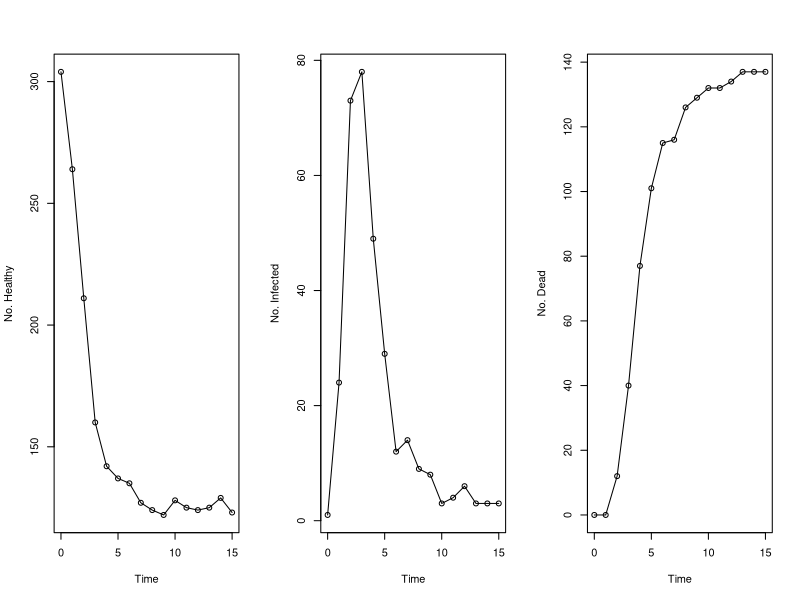

Recreate this plot in R.
# libs ------------------------------------------------------

# genotype frequencies & variables------------------------------------------------------
	##the PrP genotypes are noted as below:
	##1. arr/arr 2. arr/arq 3. arr/arh 4. arr/ahq 5. arq/arq
	##6. arq/ahq 7. arq/arh 8. ahq/ahq 9. ahq/arh 10. arh/arh
	##11. arr/vrq 12. arq/vrq 13. ahq/vrq 14. arh/vrq 15. vrq/vrq

	#breed genotype frequencies: ARR/ARR=0.066, ARR/ARQ = 0.066 etc...
	Equal = c(0.066,0.066,0.066,0.066,0.066,0.066,0.066,0.066,0.066,0.066,0.066,0.066,0.066,0.066,0.066)
	Hu = c(0.022,0.391,0.029,0,0.348,0.015,0.159,0,0,0.029,0,0.007,0,0,0)
	Chios = c(0,0.162,0,0,0.667,0.172,0,0,0,0,0,0,0,0,0)
	Texel = c(0.541,0.193,0.169,0.012,0.02,0.006,0.026,0.001,0.007,0.009,0.01,0.004,0,0.004,0)
	Latxa = c(0.051,0.336,0.006,0.004,0.517,0.01,0.038,0,0.002,0,0.008,0.023,0,0.004,0.002)
	Leccesse = c(0.119,0.371,0.004,0.033,0.365,0.072,0.016,0.016,0,0,0.004,0,0,0,0)
	Finsheep = c(0.013,0.161,0.004,0,0.70,0.004,0.008,0,0,0,0,0.104,0,0,0.004)
	BHS = c(0.653,0,0,0,0.347,0,0,0,0,0,0,0,0,0,0)
	Kamieniecka = c(0.353,0.333,0.157,0,0.029,0,0.01,0,0,0.01,0.069,0.029,0,0.01,0)
	Skopelos = c(0.105,0.158,0,0.158,0.053,0.2105,0,0.2105,0,0,0,0,0.105,0,0)
	Kivircik = c(0.093,0.407,0,0.029,0.329,0.093,0,0.014,0,0,0.007,0.014,0.007,0,0.007)
	Djallonke = c(0,0,0,0,0.86,0.12,0,0.02,0,0,0,0,0,0,0)
	Ivesi = c(0,0.063,0,0,0.563,0,0.281,0,0,0,0.031,0,0,0,0)
	SPBM = c(0.102,0.225,0.041,0.020,0.265,0.163,0.061,0.041,0.02,0,0.041,0.02,0,0,0)

	hrate = 0.6
	vrate = 0.8
	grate = 0.5
	arate = 0.1
	drate = 0.1

# simulation ------------------------------------------------------

scrapiesim = function(breed, hrate, vrate, grate, arate, drate){


	#starting values at t=0
	S = rpois(15, 300*breed) #starting susceptibles of each genotype, currently set up for a population of 300 susceptibles with equal genotype frequencies
	for(m in 1:length(breed)){
		if(is.na(S[m]) == TRUE){S[m] = 0}
		}

	Ih = c(0,0,0,0,1,0,0,0,0,0,0,0,0,0,0) #initially infected. If Ih[1]=1, then there is 1 individual of that genotype infected etc
	Iv = c(0,0,0,0,0,0,0,0,0,0,0,0,0,0,0) #vertically infected
	R = c(0,0,0,0,0,0,0,0,0,0,0,0,0,0,0) #death count
	
	#set up vectors for plotting later
	timelim = 15 #observations over 15 years
	Io = c(sum(Ih))
	dead = c(sum(R))
	susc = c(sum(S))

	rel.inf = c(0,0.0007,0,0.00055,0.068,0.016,0.01,0.0092,0,0.0037,0.012,0.41,0.0013,0.74,1) #infection relative risk
	b = rel.inf*hrate #relative horizontal infection risk
	v = rel.inf*vrate #relative vertical infection risk
	g = grate #prion death rate
	a = arate #birth rate
	d = drate #natural causes death rate

	for(j in 1:timelim){
		totalinf = sum(Ih) + sum(Iv)
		nS = c()
		nIv = c()
		tg = c()
		for(k in 1:15){
			nb = c()
			nb[k] = rpois(1, b[k]*S[k]*totalinf) #new infecteds for this year
			if(is.na(nb[k]) == TRUE){nb[k] = 0}
			Sd = rpois(1, d*S[k]) #number of susceptibles that died by natural causes
			if(is.na(Sd) == TRUE){Sd = 0}
			Ihd = rpois(1, d*Ih[k]) #Ih killed by natural causes
			if(is.na(Ihd) == TRUE){Ihd = 0}
			Ivd = rpois(1, d*Iv[k]) #Iv killed by natural causes
			if(is.na(Ivd) == TRUE){Ivd = 0}
			Ihg = rpois(1, g*Ih[k]) #Ih killed by scrapie
			if(is.na(Ihg) == TRUE){Ihg = 0}
			Ivg = rpois(1, g*Iv[k]) #Iv killed by scrapie
			if(is.na(Ivg) == TRUE){Ivg = 0}
			nS[k] = newS(S[k], nb[k], Sd) #removes infected susceptibles
			Ih[k] = newIh(S[k], Ih[k], nb[k], Ihg, Ihd) #updates no. infected vertically
			nIv[k] = newIv(Iv[k], Ivg, Ivd) #removes dead infected vertically
			R[k] = newR(R[k], Ivg, Ihg) #calculates death count
			tg[k] = nS[k] + Ih[k] + nIv[k] #totals each genotype
		}
			

		totalsus = sum(nS) #sum of all susceptibles
		totalinf = sum(nIv) + sum(Ih) #sum of all infecteds
		alleles = 2*(sum(tg)) #sum of all alleles
		
		#total number of each allele
		ARR = 2*tg[1] + tg[2] + tg[3] + tg[4] + tg[11] 
		ARQ = tg[5]*2 + tg[2] + tg[6] + tg[7] + tg[12]
		ARH = tg[10]*2 + tg[3] + tg[7] + tg[9] + tg[14]
		AHQ = tg[8]*2 + tg[4] + tg[6] + tg[9] + tg[13]
		VRQ = tg[15]*2 + tg[11] + tg[12] + tg[13] + tg[14]

		#contains genotype frequencies
		gen = c(hombirths(ARR,alleles),hetbirths(ARR, alleles, ARQ),hetbirths(ARR, alleles, ARH),hetbirths(ARR, alleles, AHQ),hombirths(ARQ, alleles),hetbirths(ARQ, alleles, AHQ),hetbirths(ARQ, alleles, ARH),hombirths(AHQ, alleles),hetbirths(AHQ, alleles, ARH),hombirths(ARH, alleles),hetbirths(ARR, alleles, VRQ),hetbirths(ARQ, alleles, VRQ),hetbirths(AHQ, alleles, VRQ),hetbirths(ARH, alleles, VRQ),hombirths(VRQ, alleles))
		
		for(l in 1:15){
			Sa = rpois(1, gen[l]*a*totalsus) #healthy births for each genotype
			if(is.na(Sa) == TRUE){Sa = 0}
			Iva = rpois(1, a*v[l]*totalinf*gen[l]) #vertically infected births
			if(is.na(Iva) == TRUE){Iva = 0}
			SIa = rpois(1, a*totalinf*gen[l]) #total sheep that could be born susceptible, if none are born infected
			if(is.na(SIa) == TRUE){SIa = 0}
			S[l] = nS[l] + Sa + (SIa-Iva)
			if(SIa-Iva <0){S[l] = nS[l] + Sa}
			Iv[l] = nIv[l] + Iva
		}

		Io[j+1] = sum(Ih) + sum(Iv)
		dead[j+1] = sum(R)
		susc[j+1] = sum(S)
		}

	#making the matrix
	data = cbind(susc, Io, dead)
	years = c(0:timelim)
	data = cbind(years, data)
	print(data)

	par(mfrow=c(1, 3))
	plot(susc ~ years, xlab = "Time", ylab = "No. Healthy")
	lines(years, susc)

	plot(Io ~ years, xlab = "Time", ylab = "No. Infected")
	lines(years, Io)

	plot(dead ~ years, xlab = "Time", ylab = "No. Dead")
	lines(years, dead)
	}

#calculates new susceptibles -----------------------------------------------------

newS = function(S, nb, Sd){ 
	Sn = S - nb - Sd
	if(Sn < 0){Sn=0}
	return(Sn)
	}

#calculates new horizontally infected ------------------------------------------

newIh = function(S, Ih, nb, Ihg, Ihd){
	Ihn = Ih + nb - Ihg - Ihd
if(nb > S){Ihn = Ih + S - Ihg - Ihd} #stops more sheep being infected than actually exist
	if(Ihn <0){Ihn=0}
	return(Ihn)
	}

#calculates new vertically infected ---------------------------------------------

newIv = function(Iv, Ivg, Ivd){
	Ivn = Iv - Ivg - Ivd
	if(Ivn<0){Ivn=0}
	return(Ivn)
	}

#calculates total deaths -----------------------------------------------------

newR = function(R, Ivg, Ihg){
	Rn = R + Ivg + Ihg #changed to prion only deaths
	return(Rn)
	}

#calculates genotype frequencies for homozygous genotypes ---------------------

hombirths = function(allele1, alleles){
	genfreq = (allele1/alleles)^2
	return(genfreq)
	}

#calculates genotype frequencies for heterozygous genotypes --------------------

hetbirths = function(allele1, alleles, allele2){
	genfreq = 2*(allele1/alleles)*(allele2/alleles)
	return(genfreq)
	}

#RUN SIM ----------------------------------------------------------------------

scrapiesim(Equal, hrate, vrate, grate, arate, drate)
